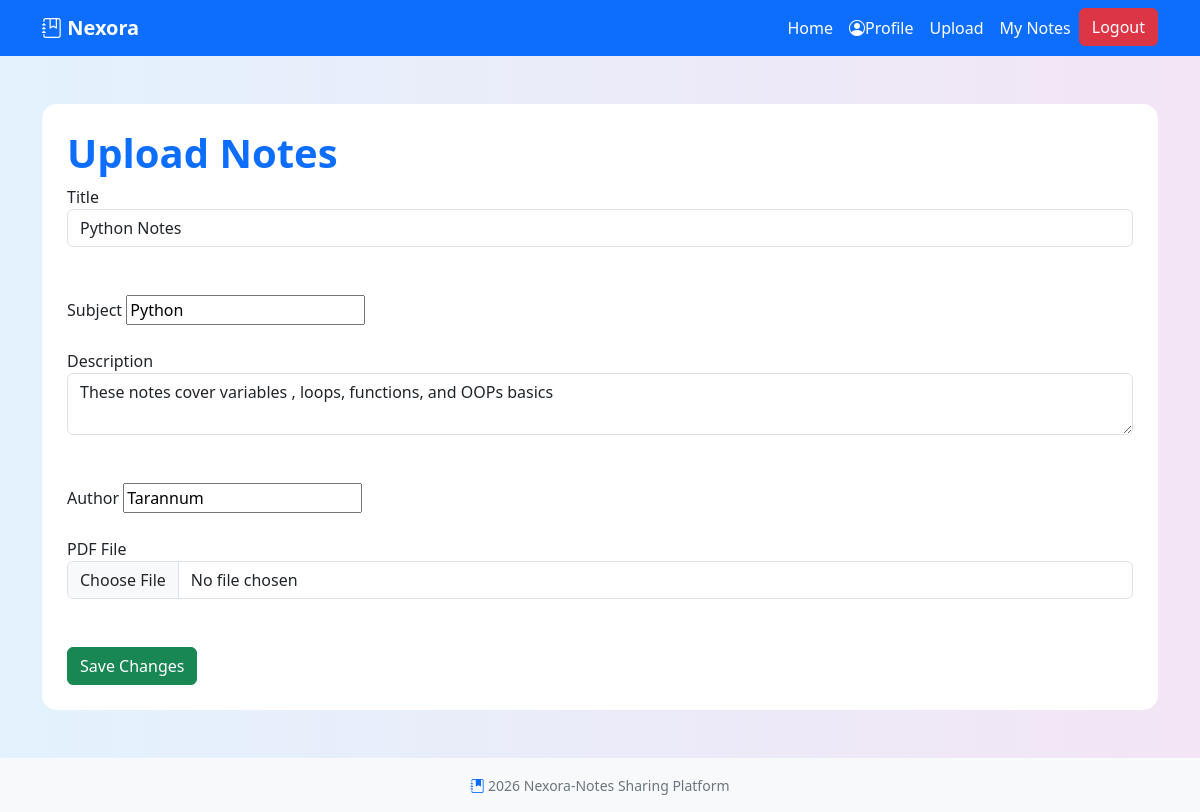
The app's page /edit/1/ (signed in) with its own data.
### Notes/models.py (models this page shows, shortened)
class Note(models.Model):
    title = models.CharField(max_length = 200)
    subject = models.CharField(max_length = 100)
    description = models.TextField()
    author = models.CharField(max_length=200)
    uploaded_at = models.DateTimeField(auto_now_add=True)
    file = models.FileField(upload_to = 'notes/', blank=True, null=True)

### Notes/views.py (the view, shortened to what this page needs)
# urls.py: path('edit/<int:id>/',views.edit_note),
def edit_note(request, id):
    note = Note.objects.get(id = id)
    if note.author != request.user.username:
            return redirect('/')
    return render(request, 'edit.html', {'note': note})

### Notes/templates/edit.html (shortened to what this page needs)
{% extends "base.html" %}
 {% block content %}
    <div class = "container mt-5">
        <div class = "form-box">
        <h1 class = "main-heading">Upload Notes</h1>
    <form method = "POST"  enctype ="multipart/form-data">
        <label >Title</label>
        <input type="text" name="title"  value = "{{note.title}}" class ="form-control">
        <br><br>
        <label >Subject</label>
        <input type="text" name="subject" value = "{{note.subject}}">
        <br><br>
        <label >Description</label>
        <textarea name="description" class = "form-control">{{note.description}}</textarea>
        <br><br>
        <label >Author</label>
        <input type="text" name = "author" value="{{note.author}}">
        <br><br>
        <label >PDF File</label>
        <input type="file" name = "file" class= "form-control">
        <br><br>
        <button type = "submit" class = "btn btn-success">Save Changes</button>
    </form>
</div>
 </div>
 {% endblock %}

### Notes/static/CSS/style.css (style rules this page uses)
body { background:linear-gradient(to right,#e3f2fd,#f3e5f5) }
h1 { color:#0d6efd; font-weight: bold; }
.form-box { background-color:white; padding:25px; border-radius:15px; box-shadow:0, 4px,12px rgba(0,0,0,0.1); }

### records on screen
Note: title "Python Notes", subject "Python", description "These notes cover variables , loops, functions, and OOPs basics", author "Tarannum"
